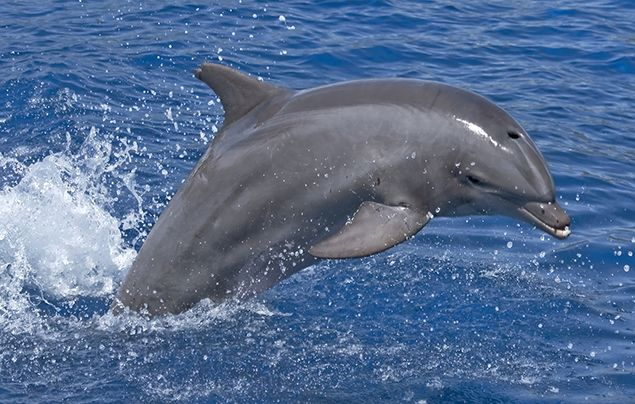
#> input picture problem-sets/ps0/dolphin.jpg, 635 x 404 px, found by its file name
$ python main.py
#> lines starting #> are read from the running program, lines starting #| are printed output that depends on the picture
import cv2 as cv
import numpy as np
import matplotlib.pyplot as plt
from scipy.ndimage import gaussian_filter, median_filter, sobel, generic_gradient_magnitude
from scipy import datasets
from scipy.ndimage import shift

def noise(img, sigma):
    noise = np.random.randn(img.shape[0], img.shape[1]) * sigma
    img_noise = img + noise
    print(img_noise)
    return img_noise

# [64 lines left out: functions sp_noise, onedim_filter, twodim_filter, not called in this run]

def main():
    img = cv.imread("problem-sets/ps0/dolphin.jpg")
#> img is the input picture: shape (404, 635, 3); mean B, G, R 146.3, 110.4, 86.1
    img = cv.cvtColor(img, cv.IMREAD_GRAYSCALE).astype("float64")
#> img: shape (404, 635, 4) float64

    # img = datasets.ascent().astype('int32')

    glyph = img[234:270, 56:76]
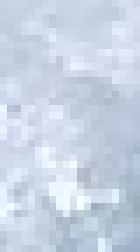
#> glyph: shape (36, 20, 4) float64 (shown 7 times larger); mean B, G, R, A 228.3, 212.1, 200.3, 255

    img_noise = noise(img, 12)
    img_noise = sp_noise(img, 0.05)
    img_noise = img_noise.astype("uint8")

    # apply filter
    img = gaussian_filter(img, sigma=1, mode='wrap')
    img_filtered = median_filter(img_noise, size=(3,3))
    img_filtered_x = sobel(img, 0).astype("float64")
    img_filtered_y = sobel(img, 1).astype("float64")

    # [13 lines of commented-out code are left out]

    direction = np.arctan2(img_filtered_y, img_filtered_x)
    direction += np.abs(np.min(direction)) # shift values
    direction *= 255.0 / np.max(direction) # normalize [0,1]
    direction = direction.astype("uint8")

    img_filtered_x += np.abs(np.min(img_filtered_x))
    img_filtered_y += np.abs(np.min(img_filtered_y))

    # img_filtered_x *= 255.0 / np.max(img_filtered_x)
    # img_filtered_y *= 255.0 / np.max(img_filtered_y)

    cv.imshow("",img_filtered_x)
    cv.waitKey(0)

    # [66 lines of commented-out code are left out]


if __name__ == "__main__":
#> (the run stopped early here; a loop or call above may not have finished)

$ run again, with problem-sets/ps0/car.jpg copied over problem-sets/ps0/dolphin.jpg
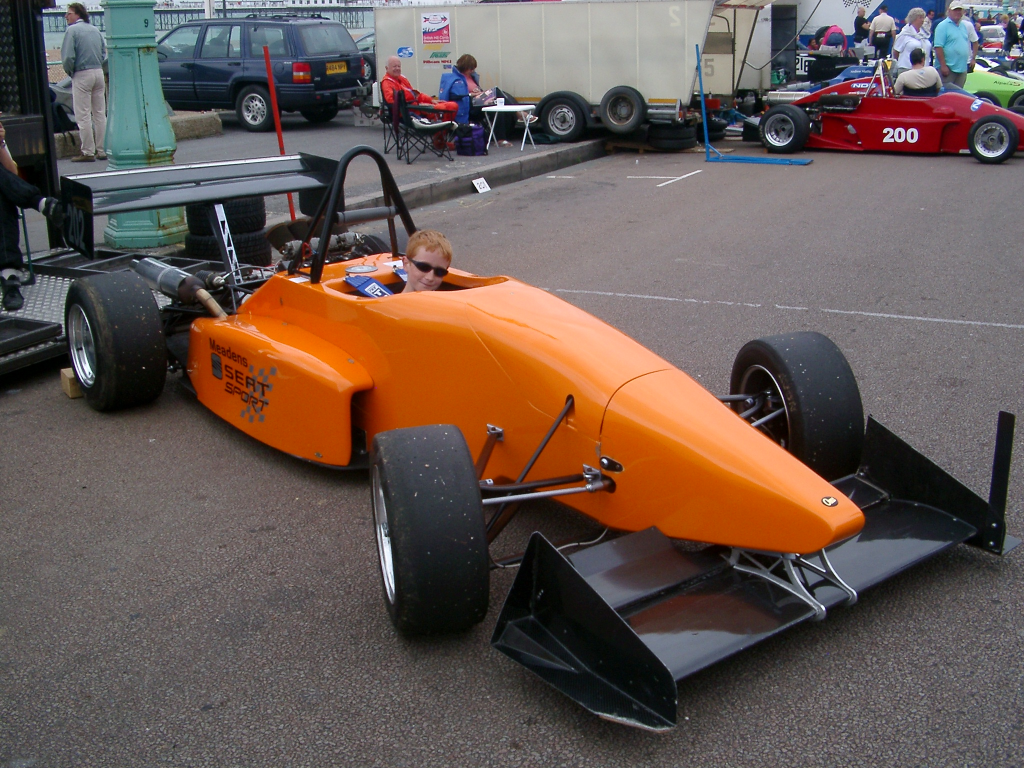
#> input picture problem-sets/ps0/car.jpg, 2048 x 1536 px, found by its file name (shown at 1/2 size)
#> in main, img is the input picture: shape (1536, 2048, 3); mean B, G, R 82.1, 88.3, 104
#> img: shape (1536, 2048, 4) float64
#> in main, `glyph = img[234:270, 56:76]`:
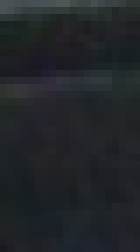
#> glyph: shape (36, 20, 4) float64 (shown 7 times larger); mean B, G, R, A 41.1, 37.3, 33.8, 255
